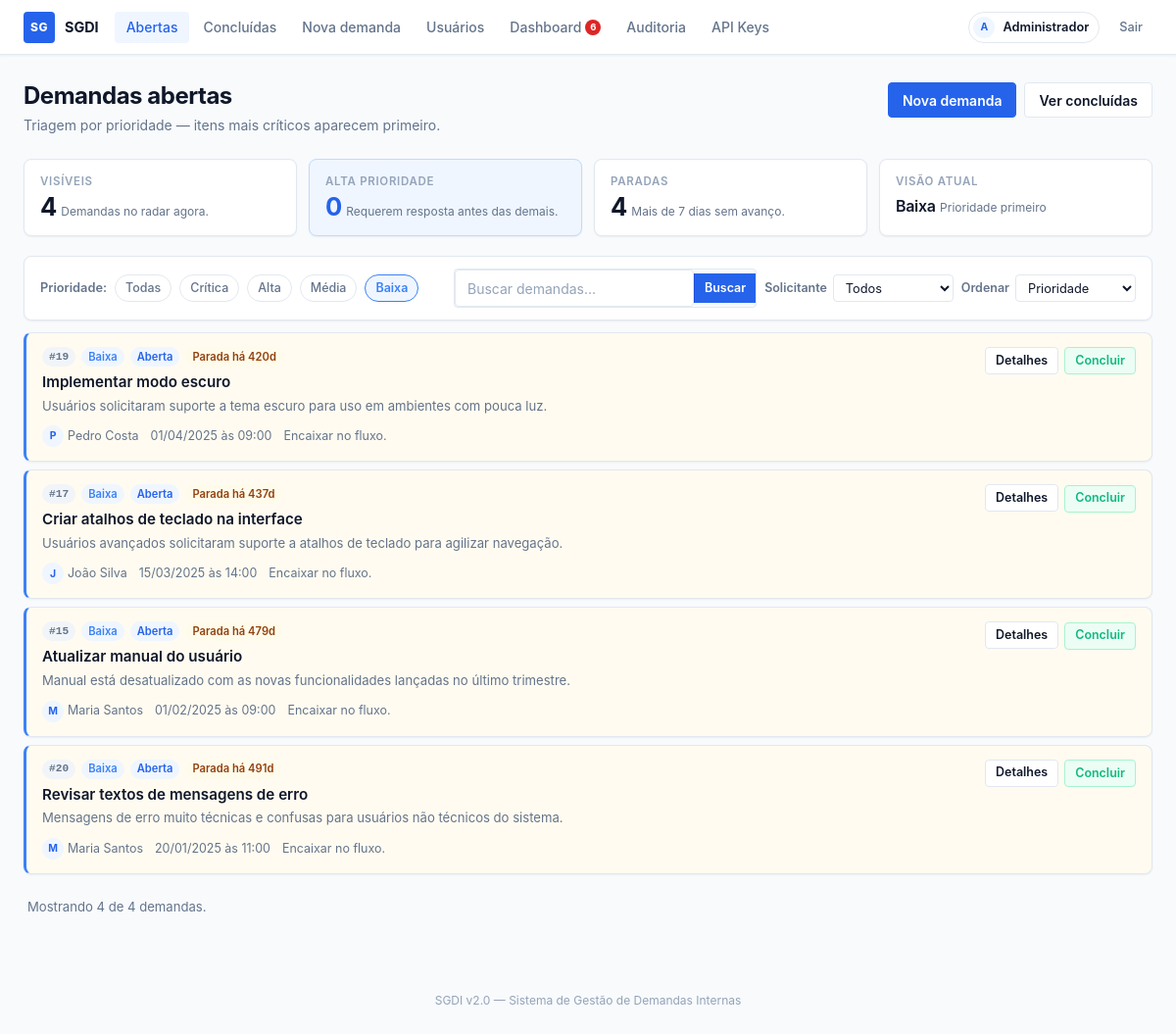
Page /demandas?prioridade=Baixa&ordenacao=prioridade (signed in) on the earlier database version.
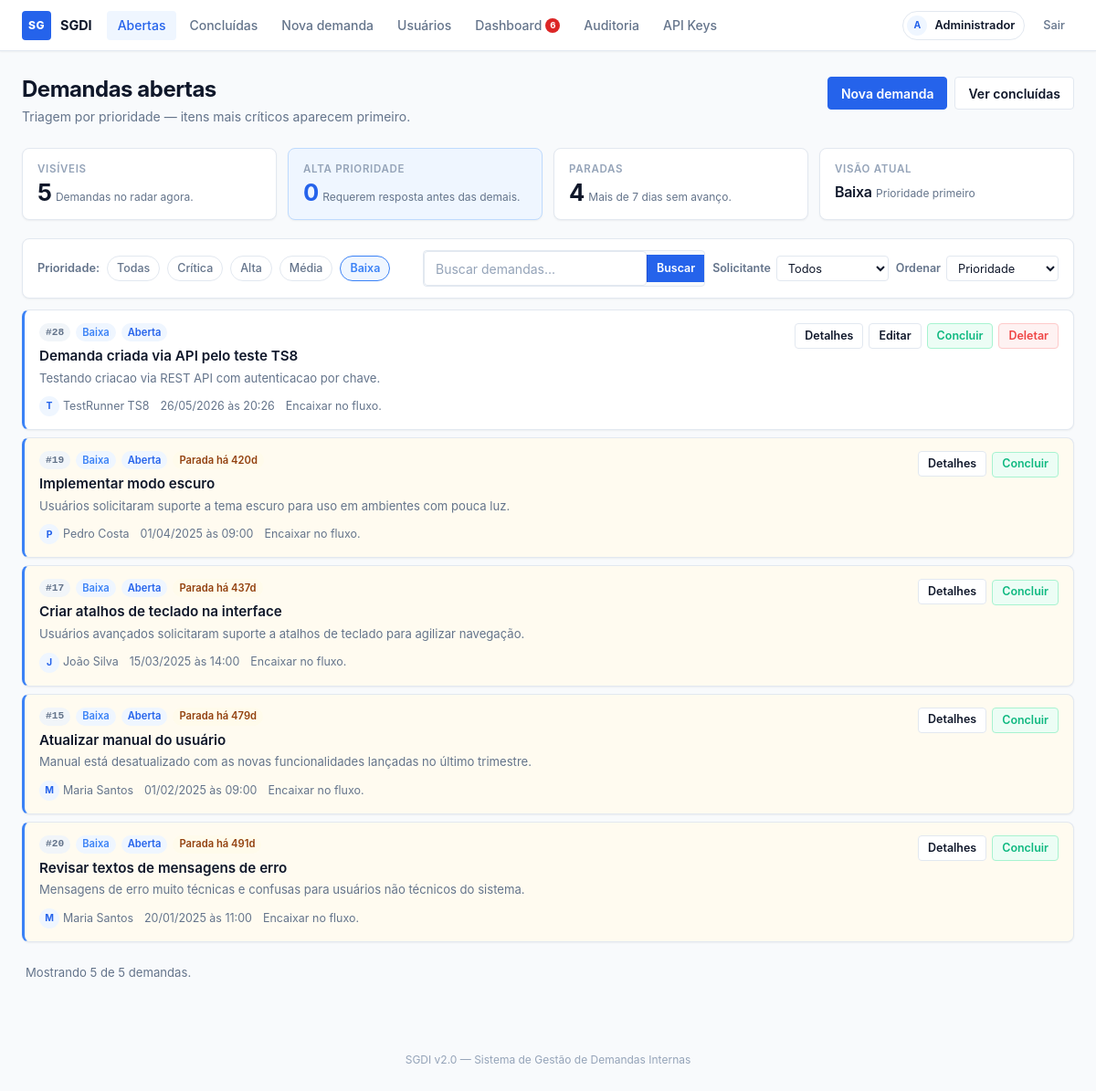
Same page on the later database version.
### tables this page shows
CREATE TABLE demandas (
            id INTEGER PRIMARY KEY AUTOINCREMENT,
            titulo TEXT NOT NULL,
            descricao TEXT NOT NULL,
            solicitante TEXT NOT NULL,
            usuario_id INTEGER NOT NULL REFERENCES usuarios(id),
            prioridade TEXT NOT NULL DEFAULT 'Média',
            status TEXT NOT NULL DEFAULT 'Aberta',
            data_criacao TEXT NOT NULL,
            data_prevista TEXT,
            data_conclusao TEXT
        , responsavel_id INTEGER REFERENCES usuarios(id));

### app.py (the view)
@app.route("/demandas")
@login_required
def index():
    contexto = build_demand_context(
        STATUS_ABERTA,
        filtro_prioridade=request.args.get("prioridade", "").strip(),
        filtro_usuario_id=request.args.get("usuario_id", "").strip() or None,
        ordenacao=request.args.get("ordenacao", "prioridade"),
    )
    contexto["rota_listagem"] = "index"
    return render_template("index.html", **contexto)

### app.py (called while the page is built)
def login_required(f):
    @wraps(f)
    def decorated(*args, **kwargs):
        if "usuario_id" not in session:
            flash("Faça login para continuar.")
            return redirect(url_for("login"))
        return f(*args, **kwargs)
    return decorated

@app.context_processor
def inject_globals():
    if "csrf_token" not in session:
        session["csrf_token"] = secrets.token_hex(32)
    return {
        "csrf_token": session["csrf_token"],
        "usuario_logado": {
            "id": session.get("usuario_id"),
            "nome": session.get("usuario_nome"),
            "username": session.get("usuario_username"),
        } if "usuario_id" in session else None,
    }

def get_db():
    return get_db_connection()

@app.template_filter("priority_slug")
def priority_slug(value):
    return PRIORIDADE_SLUGS.get(value, "neutra")

@app.template_filter("display_datetime")
def display_datetime(value):
    try:
        return datetime.strptime(value, "%Y-%m-%d %H:%M:%S").strftime("%d/%m/%Y às %H:%M")
    except (TypeError, ValueError):
        return value or ""

def normalize_priority(prioridade):
    return prioridade if prioridade in PRIORIDADES else ""

### templates/index.html (shortened to what the changed rows need)
{% extends "base.html" %}
{% block content %}
<div class="page-header">
    <div>
        <h1>Demandas abertas</h1>
    </div>
</div>
<div class="stats-bar">
    <div class="stat-card">
        <p class="stat-card__label">Visíveis</p>
        <strong class="stat-card__value" data-summary-total>{{ resumo.total }}</strong>
        <span class="stat-card__hint">Demandas no radar agora.</span>
    </div>
</div>
<section data-demand-module>
<div class="toolbar">
    <div class="toolbar__left">
        <span class="toolbar__label">Prioridade:</span>
        <a
            href="{{ url_for(rota_listagem, prioridade=None, usuario_id=filtro_usuario_id or None, ordenacao=ordenacao_atual, q=termo_busca or None) }}"
            class="filter-pill {% if not filtro_atual %}is-active{% endif %}"
            data-priority-filter=""
            aria-pressed="{% if not filtro_atual %}true{% else %}false{% endif %}"
        >
            Todas
        </a>
        {% for prioridade in prioridades %}
            <a
                href="{{ url_for(rota_listagem, prioridade=prioridade, usuario_id=filtro_usuario_id or None, ordenacao=ordenacao_atual, q=termo_busca or None) }}"
                class="filter-pill priority-{{ prioridade|priority_slug }} {% if filtro_atual == prioridade %}is-active{% endif %}"
                data-priority-filter="{{ prioridade|priority_slug }}"
                aria-pressed="{% if filtro_atual == prioridade %}true{% else %}false{% endif %}"
            >
                {{ prioridade }}
            </a>
        {% endfor %}
    </div>
</div>
<div
    class="demand-list"
    data-demand-list
    data-current-filter="{{ (filtro_atual|priority_slug) if filtro_atual else '' }}"
    data-current-order="{{ ordenacao_atual }}"
    data-batch-size="6"
>
    {% if demandas %}
        {% for demanda in demandas %}
            <article
                class="demand-card priority-{{ demanda['prioridade']|priority_slug }}{% if demanda.alerta_parada %} is-stalled{% endif %}"
                data-demand-card
                data-priority="{{ demanda['prioridade']|priority_slug }}"
                data-created="{{ demanda['data_criacao'] }}"
                data-alert="{% if demanda.alerta_parada %}true{% else %}false{% endif %}"
            >
                <div class="demand-card__body">
                    <div class="demand-card__top">
                        <div class="demand-card__headline">
                            <div class="chip-row">
                                <span class="chip chip--id">#{{ demanda['id'] }}</span>
                                <span class="chip chip--{{ demanda['prioridade']|priority_slug }}">{{ demanda['prioridade'] }}</span>
                                <span class="chip chip--open">Aberta</span>
                                {% if demanda.alerta_parada %}
                                    <span class="chip chip--stalled">Parada há {{ demanda.dias_parada }}d</span>
                                {% endif %}
                            </div>
                            <h3 class="demand-card__title">
                                <a href="{{ url_for('detalhes', id=demanda['id']) }}">{{ demanda['titulo'] }}</a>
                            </h3>
                            <p class="demand-card__desc">
                                {{ demanda['descricao'][:180] }}{% if demanda['descricao']|length > 180 %}…{% endif %}
                            </p>
                        </div>
                        <div class="demand-card__actions">
                            <a href="{{ url_for('detalhes', id=demanda['id']) }}" class="btn btn--secondary btn--sm">Detalhes</a>
                            {% if usuario_logado.id == demanda['usuario_id'] %}
                                <a href="{{ url_for('editar', id=demanda['id']) }}" class="btn btn--secondary btn--sm">Editar</a>
                            {% endif %}
                            <form method="POST" action="{{ url_for('concluir', id=demanda['id']) }}">
                                <button type="submit" class="btn btn--soft btn--sm">Concluir</button>
                            </form>
                            {% if usuario_logado.id == demanda['usuario_id'] %}
                                <form method="POST" action="{{ url_for('deletar', id=demanda['id']) }}" onsubmit="return confirm('Deletar esta demanda?');">
                                    <button type="submit" class="btn btn--danger btn--sm">Deletar</button>
                                </form>
                            {% endif %}
                        </div>
                    </div>
                    <div class="demand-card__meta">
                        <span class="demand-card__meta-item">
                            <span class="avatar avatar--sm">{{ demanda['solicitante'][0] }}</span>
                            {{ demanda['solicitante'] }}
                        </span>
                        <span class="demand-card__meta-item">{{ demanda['data_criacao']|display_datetime }}</span>
                        <span class="demand-card__meta-item">
                            {% if demanda['prioridade']|priority_slug == 'alta' %}Tratar antes das demais.
                            {% elif demanda['prioridade']|priority_slug == 'media' %}Planejar nesta rodada.
                            {% else %}Encaixar no fluxo.{% endif %}
                        </span>
                    </div>
                </div>
            </article>
        {% endfor %}
    {% else %}
        <div class="empty-state">
            <h3>Nenhuma demanda encontrada.</h3>
            <p>Limpe o filtro ou registre uma nova demanda para manter o fluxo atualizado.</p>
            <a href="{{ url_for('index') }}" class="btn btn--primary">Ver todas as abertas</a>
        </div>
    {% endif %}
</div>
<div class="pagination-bar" data-load-more-area hidden>
    <p data-load-more-status></p>
</div>
</section>
{% endblock %}

Differences in the rows shown:
added demandas: id "28", prioridade "Baixa", titulo "Demanda criada via API pelo teste TS8", descricao "Testando criacao via REST API com autenticacao por chave.", solicitante "T", solicitante "TestRunner TS8", data_criacao|display_datetime "26/05/2026 às 20:26", shows "Encaixar no fluxo."
Other differences:
{{ resumo.total }}: "4" → "5"
text written by a page script: "Mostrando 4 de 4 demandas." → "Mostrando 5 de 5 demandas."
